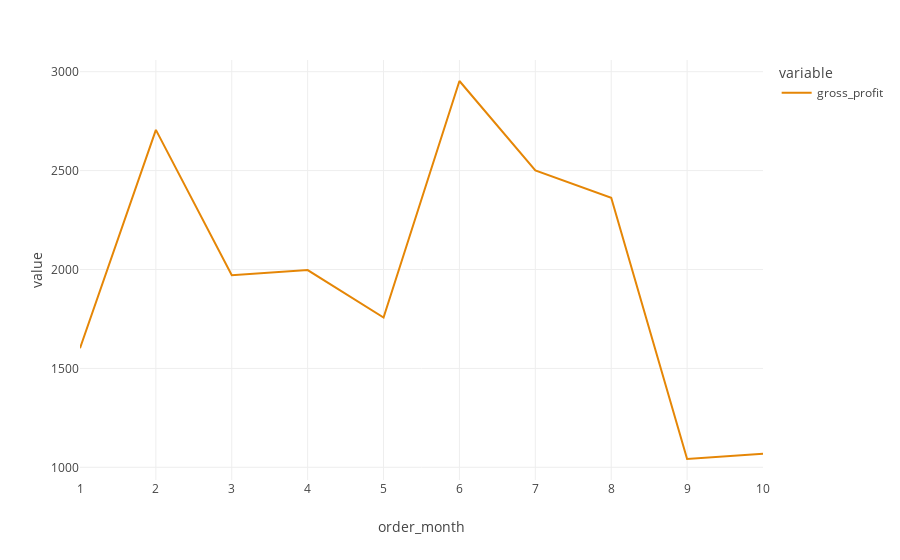

This figure's notebook cell:
### Code cell
gross_profit =data.groupby(['order_month'])[['gross_profit']].sum().sort_values(by='order_month' , ascending=False).reset_index()
gross_profit

fig4 = px.line(gross_profit, x="order_month", y=gross_profit.columns[1:] , color_discrete_sequence=px.colors.qualitative.Vivid)
fig4.show()

### Figure 1 — Plotly figure (JSON) as saved in the notebook; plotly's stock layout.template omitted (floating-point values rounded to 4 significant figures)
{"data": [{"hovertemplate": "variable=gross_profit<br>order_month=%{x}<br>value=%{y}<extra></extra>", "legendgroup": "gross_profit", "line": {"color": "rgb(229, 134, 6)", "dash": "solid"}, "marker": {"symbol": "circle"}, "mode": "lines", "name": "gross_profit", "orientation": "v", "showlegend": true, "type": "scatter", "x": [10, 9, 8, 7, 6, 5, 4, 3, 2, 1], "xaxis": "x", "y": [1068, 1042, 2363, 2501, 2953, 1757, 1997, 1971, 2706, 1602], "yaxis": "y"}], "layout": {"autosize": true, "legend": {"title": {"text": "variable"}, "tracegroupgap": 0}, "margin": {"t": 60}, "xaxis": {"anchor": "y", "autorange": true, "domain": [0, 1], "range": [1, 10], "title": {"text": "order_month"}, "type": "linear"}, "yaxis": {"anchor": "x", "autorange": true, "domain": [0, 1], "range": [935.8, 3059.0], "title": {"text": "value"}, "type": "linear"}}}
